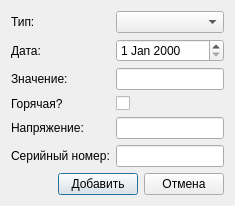
<?xml version="1.0" encoding="UTF-8"?>
<ui version="4.0">
 <class>AddMeterDialog</class>
 <widget class="QDialog" name="AddMeterDialog">
  <property name="windowTitle">
   <string>Добавить счётчик</string>
  </property>
  <layout class="QVBoxLayout" name="verticalLayout">
   <item>
    <layout class="QFormLayout" name="formLayout">
     <item row="0" column="0">
      <widget class="QLabel" name="label">
       <property name="text">
        <string>Тип:</string>
       </property>
      </widget>
     </item>
     <item row="0" column="1">
      <widget class="QComboBox" name="typeComboBox"/>
     </item>
     <item row="1" column="0">
      <widget class="QLabel" name="dateLabel">
       <property name="text">
        <string>Дата:</string>
       </property>
      </widget>
     </item>
     <item row="1" column="1">
      <widget class="QDateEdit" name="dateEdit"/>
     </item>
     <item row="2" column="0">
      <widget class="QLabel" name="valueLabel">
       <property name="text">
        <string>Значение:</string>
       </property>
      </widget>
     </item>
     <item row="2" column="1">
      <widget class="QLineEdit" name="valueEdit"/>
     </item>
     <item row="3" column="0">
      <widget class="QLabel" name="hotCheckBoxLabel">
       <property name="text">
        <string>Горячая?</string>
       </property>
      </widget>
     </item>
     <item row="3" column="1">
      <widget class="QCheckBox" name="hotCheckBox"/>
     </item>
     <item row="4" column="0">
      <widget class="QLabel" name="voltageLabel">
       <property name="text">
        <string>Напряжение:</string>
       </property>
      </widget>
     </item>
     <item row="4" column="1">
      <widget class="QLineEdit" name="voltageEdit"/>
     </item>
     <item row="5" column="0">
      <widget class="QLabel" name="serialLabel">
       <property name="text">
        <string>Серийный номер:</string>
       </property>
      </widget>
     </item>
     <item row="5" column="1">
      <widget class="QLineEdit" name="serialEdit"/>
     </item>
    </layout>
   </item>
   <item>
    <layout class="QHBoxLayout" name="horizontalLayout">
     <item>
      <spacer name="horizontalSpacer">
       <property name="orientation">
        <enum>Qt::Horizontal</enum>
       </property>
       <property name="sizeHint" stdset="0">
        <size>
         <width>40</width>
         <height>20</height>
        </size>
       </property>
      </spacer>
     </item>
     <item>
      <widget class="QPushButton" name="okButton">
       <property name="text">
        <string>Добавить</string>
       </property>
       <property name="default">
        <bool>true</bool>
       </property>
      </widget>
     </item>
     <item>
      <widget class="QPushButton" name="cancelButton">
       <property name="text">
        <string>Отмена</string>
       </property>
      </widget>
     </item>
    </layout>
   </item>
  </layout>
 </widget>
 <resources/>
 <connections>
  <connection>
   <sender>okButton</sender>
   <signal>clicked()</signal>
   <receiver>AddMeterDialog</receiver>
   <slot>accept()</slot>
   <hints>
    <hint type="sourcelabel">
     <x>248</x>
     <y>254</y>
    </hint>
    <hint type="destinationlabel">
     <x>157</x>
     <y>274</y>
    </hint>
   </hints>
  </connection>
  <connection>
   <sender>cancelButton</sender>
   <signal>clicked()</signal>
   <receiver>AddMeterDialog</receiver>
   <slot>reject()</slot>
   <hints>
    <hint type="sourcelabel">
     <x>316</x>
     <y>254</y>
    </hint>
    <hint type="destinationlabel">
     <x>157</x>
     <y>274</y>
    </hint>
   </hints>
  </connection>
 </connections>
</ui>
